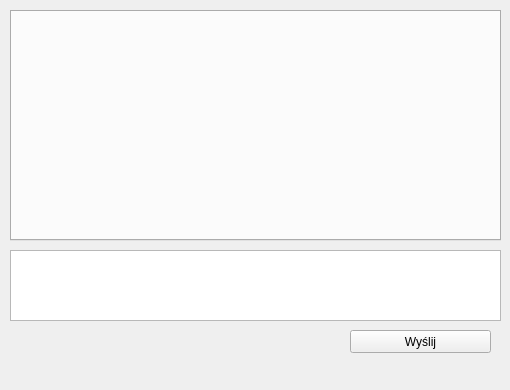
<?xml version="1.0" encoding="UTF-8"?>
<ui version="4.0">
 <class>OknoRozmowy</class>
 <widget class="QMainWindow" name="OknoRozmowy">
  <property name="geometry">
   <rect>
    <x>0</x>
    <y>0</y>
    <width>510</width>
    <height>390</height>
   </rect>
  </property>
  <property name="sizePolicy">
   <sizepolicy hsizetype="Fixed" vsizetype="Fixed">
    <horstretch>0</horstretch>
    <verstretch>0</verstretch>
   </sizepolicy>
  </property>
  <property name="minimumSize">
   <size>
    <width>510</width>
    <height>390</height>
   </size>
  </property>
  <property name="maximumSize">
   <size>
    <width>510</width>
    <height>390</height>
   </size>
  </property>
  <property name="windowTitle">
   <string>MainWindow</string>
  </property>
  <widget class="QWidget" name="centralwidget">
   <widget class="QTextEdit" name="wysylane">
    <property name="geometry">
     <rect>
      <x>10</x>
      <y>250</y>
      <width>491</width>
      <height>71</height>
     </rect>
    </property>
   </widget>
   <widget class="QPushButton" name="wyslij">
    <property name="geometry">
     <rect>
      <x>350</x>
      <y>330</y>
      <width>141</width>
      <height>23</height>
     </rect>
    </property>
    <property name="text">
     <string>Wyślij</string>
    </property>
   </widget>
   <widget class="QTabWidget" name="taby">
    <property name="geometry">
     <rect>
      <x>10</x>
      <y>10</y>
      <width>491</width>
      <height>231</height>
     </rect>
    </property>
    <property name="tabPosition">
     <enum>QTabWidget::North</enum>
    </property>
    <property name="currentIndex">
     <number>-1</number>
    </property>
    <property name="tabsClosable">
     <bool>true</bool>
    </property>
   </widget>
  </widget>
  <widget class="QMenuBar" name="menubar">
   <property name="geometry">
    <rect>
     <x>0</x>
     <y>0</y>
     <width>510</width>
     <height>21</height>
    </rect>
   </property>
  </widget>
 </widget>
 <resources/>
 <connections/>
</ui>
